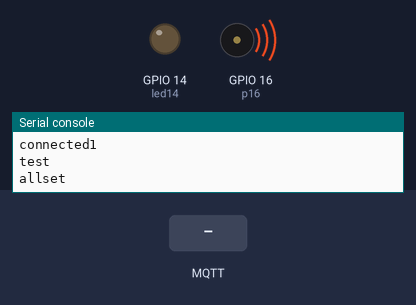
Recording of a program running on a simulated ESP32 board running MicroPython. Parts: output pins drawn as LEDs (lit = HIGH), buzzer (waves = sounding), the last lines printed to the serial console. Dashed ring = blinking. The test bench sets the inputs (shaded band). WiFi joins after 1.5 s; random numbers come from a fixed seed; no MQTT or app messages arrive unless stated; pins used as bus, display or sensor lines are not drawn.

Above: at 8.3 s.
8.4 s: MQTT message "1" arrives on the first subscribed topic
At 8.8 s:
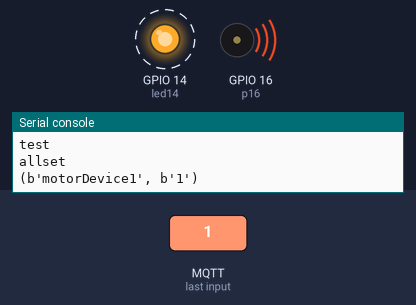
9.9 s: MQTT message "0" arrives on the first subscribed topic
12.9 s: MQTT message "on" arrives on the first subscribed topic
At 15.1 s:
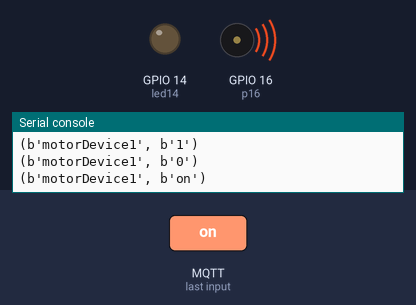
Timing chart, 0 to 16.6 s (numbered marks = the images above; inputs shaded):
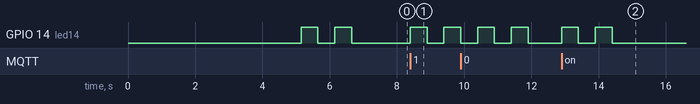

The program:

mainMotorDevice.py
```python
import network
from time import sleep
from umqtt.simple import MQTTClient
import machine
from dht import DHT11
import random

def sub_cb(topic, msg):
    print((topic, msg))
    blink()
    blink()
    #print(str(msg))
    if(str(msg) == 'b\'ON\''): # \' represent '
        print('Motor on')
        p17 = machine.Pin(17)
        pwm17 = machine.PWM(p17)
        pwm17.duty(1022)
        pwm14.duty(1022)
    elif(str(msg) == 'b\'OFF\''):
        print('Motor off')
        p17 = machine.Pin(17)
        pwm17 = machine.PWM(p17)
        pwm17.duty(500)
        pwm14.duty(0)


def blink():
    led14 = machine.Pin(14, machine.Pin.OUT)
    led14.value(1)
    sleep(0.5)
    led14.value(0)
    sleep(0.5)


def motorSetup():
    p17 = machine.Pin(17)
    p16 = machine.Pin(16)
    pwm17 = machine.PWM(p17)
    pwm16 = machine.PWM(p16)
    pwm17.freq(500)
    pwm16.freq(500)
    pwm17.duty(500)
    pwm16.duty(500)

def buzzerSetup():
    p14 = machine.Pin(14)
    pwm14 = machine.PWM(p14)
    pwm14.freq(500)
    pwm14.duty(0)


print('start')
station = network.WLAN(network.STA_IF)
station.active(True)
station.connect("Baek","82388238")
print('connected1')
sleep(5)

SERVER = '192.168.43.251'
CLIENT_ID = 'motor1'
TOPIC = b'motorDevice1'

client = MQTTClient(CLIENT_ID, SERVER)
print('test')
client.connect()
client.set_callback(sub_cb)
motorSetup()
buzzerSetup()
print('allset')

#blink 3times
blink()
blink()

#


while True:
    try:
        while 1:
            #print('wait msg1')
            client.subscribe(b"motorDevice1")
            client.wait_msg()
            #print('wait msg2')
    except OSError:
        print('Failed to read sensor.')
        sleep(3)
```

Measured:
- after the input at 8.4 s, GPIO 14 (led14): LOW → HIGH at once, → LOW 0.50 s later, → HIGH 0.50 s later
- after the input at 12.9 s, GPIO 14 (led14): alternates HIGH for 0.50 s and LOW for 0.50 s, 4 changes in all, then stays LOW, starting at once
